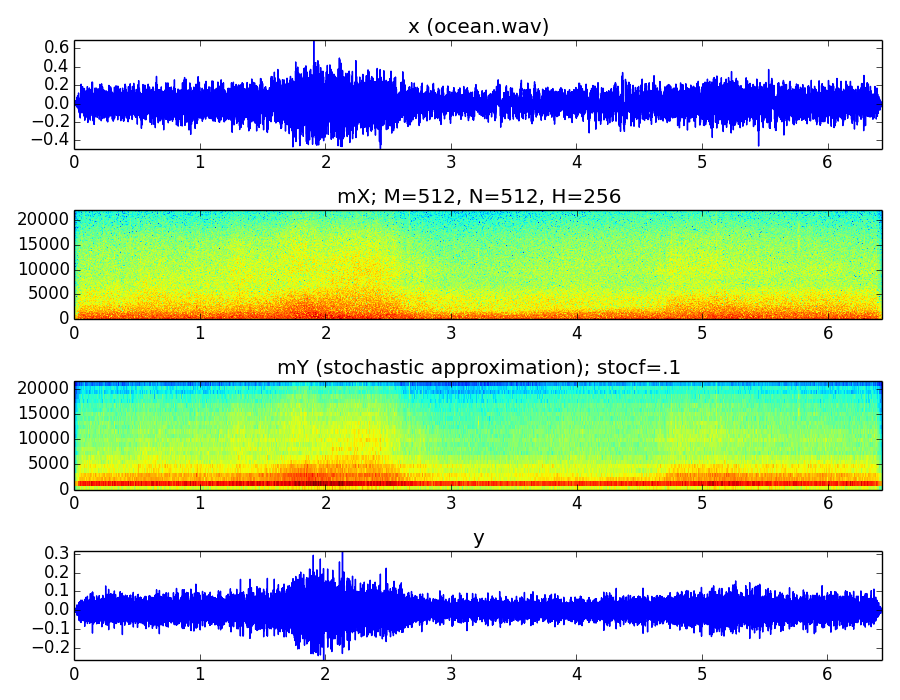

Reproduce this figure in Python.
import numpy as np
import matplotlib.pyplot as plt
from scipy.signal import hamming, hanning, resample
from scipy.fftpack import fft, ifft
import time
import sys, os

sys.path.append(os.path.join(os.path.dirname(os.path.realpath(__file__)), '../../../software/models/'))

import utilFunctions as UF
import stochasticModel as STM
import stft as STFT
  
(fs, x) = UF.wavread('../../../sounds/ocean.wav')
w = np.hamming(512)
N = 512
H = 256
stocf = .1
mYst = STM.stochasticModelAnal(x, H, stocf)
y = STM.stochasticModelSynth(mYst, H)
mX, pX = STFT.stftAnal(x, fs, w, N, H)


plt.figure(1, figsize=(9, 7))
plt.subplot(411)
plt.plot(np.arange(x.size)/float(fs), x,'b')
plt.title('x (ocean.wav)')
plt.axis([0,x.size/float(fs),min(x),max(x)])

plt.subplot(412)
numFrames = int(mX[:,0].size)
frmTime = H*np.arange(numFrames)/float(fs)                             
binFreq = np.arange(N/2)*float(fs)/N                         
plt.pcolormesh(frmTime, binFreq, np.transpose(mX))
plt.title('mX; M=512, N=512, H=256')
plt.autoscale(tight=True)

plt.subplot(413)
numFrames = int(mYst[:,0].size)
frmTime = H*np.arange(numFrames)/float(fs)                             
binFreq = np.arange(stocf*N/2)*float(fs)/(stocf*N)                       
plt.pcolormesh(frmTime, binFreq, np.transpose(mYst))
plt.title('mY (stochastic approximation); stocf=.1')
plt.autoscale(tight=True)

plt.subplot(414)
plt.plot(np.arange(y.size)/float(fs), y,'b')
plt.title('y')
plt.axis([0,y.size/float(fs),min(y),max(y)])

plt.tight_layout()
plt.savefig('stochasticModelAnalSynth.png')
UF.wavwrite(y, fs, 'ocean-synthesis.wav')
plt.show()
